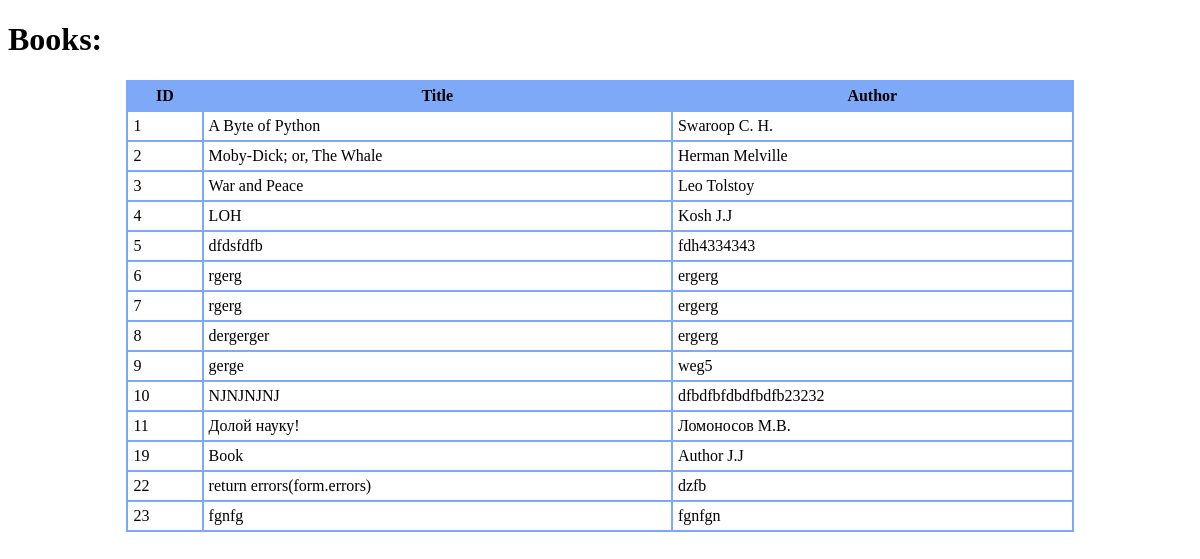
/books, run on the app's committed database.
### tables this page shows
CREATE TABLE `table_books` (
                    id INTEGER PRIMARY KEY AUTOINCREMENT, 
                    title TEXT, 
                    author TEXT
                );

### routes.py (the view)
@app.route('/books')
def all_books() -> str:
    return render_template('index.html', books=get_all_books())

### models.py (called while the page is built)
def get_all_books() -> List[Book]:
    with sqlite3.connect('table_books.db') as conn:
        cursor: sqlite3.Cursor = conn.cursor()
        cursor.execute("SELECT * from `table_books`")
        return [Book(*row) for row in cursor.fetchall()]

### templates/index.html (shortened to what this page needs)
<!DOCTYPE html>
<html>
<head>
    <link rel="stylesheet" type="text/css" href="../static/style.css">
</head>
<body>
<h1>Books:</h1>
{% if books %}
<table class="customTable">
    <thead>
    <tr>
        <th>ID</th>
        <th>Title</th>
        <th>Author</th>
    </tr>
    </thead>
    <tbody>
    {% for book in books %}
    <tr>
        <td>
            {{ book.id }}
        </td>
        <td>
            {{ book.title }}
        </td>
        <td>
            {{ book.author }}
        </td>
    </tr>
    {% endfor %}
    </tbody>
</table>
{% else %}
<h2> Sorry, no books in DB.</h2>
{% endif %}
</body>
</html>

### static/style.css (style rules this page uses)
table.customTable { width: 80%; background-color: #FFFFFF; border-collapse: collapse; border-width: 2px; border-color: #7ea8f8; border-style: solid; color: #000000; margin: auto; }
table.customTable td, table.customTable th { border-width: 2px; border-color: #7ea8f8; border-style: solid; padding: 5px; }
table.customTable thead { background-color: #7ea8f8; }

### data on the page
table_books: id "1", title "A Byte of Python", author "Swaroop C. H."
table_books: id "2", title "Moby-Dick; or, The Whale", author "Herman Melville"
table_books: id "3", title "War and Peace", author "Leo Tolstoy"
table_books: id "4", title "LOH", author "Kosh J.J"
table_books: id "5", title "dfdsfdfb", author "fdh4334343"
table_books: id "6", title "rgerg", author "ergerg"
table_books: id "7", title "rgerg", author "ergerg"
table_books: id "8", title "dergerger", author "ergerg"
table_books: id "9", title "gerge", author "weg5"
table_books: id "10", title "NJNJNJNJ", author "dfbdfbfdbdfbdfb23232"
table_books: id "11", title "Долой науку!", author "Ломоносов М.В."
table_books: id "19", title "Book", author "Author J.J"
table_books: id "22", title "return errors(form.errors)", author "dzfb"
table_books: id "23", title "fgnfg", author "fgnfgn"
